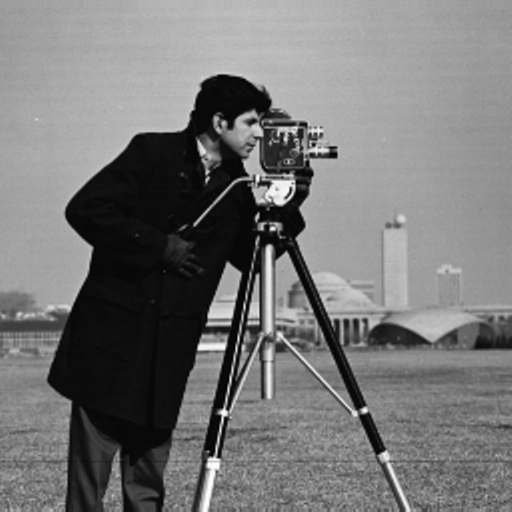
#> input picture Workshop-1/cameraman.png, 512 x 512 px
$ jupyter execute --allow-errors Workshop_1.ipynb
#> lines starting #> are read from the running program, lines starting #| are printed output that depends on the picture; after the words box and inside, x2 and y2 are one past the last pixel; in counts of white or black regions, pixels touching at a corner belong together
# Getting Started with Image Processing with Python.

[cell 1]
from PIL import Image
import numpy as np
import matplotlib.pyplot as plt

## Exercise - 1

[cell 2]
#Import the image
image_path = "Lenna.png"
#> (the rest of this cell did not finish here and is left out)

#> (a cell that did not finish here is left out)

#> (a cell that did not finish here is left out)

#> (a cell that did not finish here is left out)

## Exercise - 2

[cell 6]
#Import the image
image2_path = "cameraman.png"
#> image2_path = 'cameraman.png'
gray_image = Image.open(image2_path)
#> gray_image is the input picture: PIL image 512x512 L; min 0, max 255, mean 118.3

# Dsiplay the image
plt.imshow(gray_image)
plt.axis("off")
plt.title("Original Image")
plt.show()

[cell 7]
# Convert image to NumPy array
gray_array = np.array(gray_image)

# Get image dimensions
height, width = gray_array.shape
#> height = 512; width = 512

# Extract middle 150 pixels
start = (width // 2) - 75  # Finding center section
#> start = 181
display_section = gray_array[:, start:start+150]
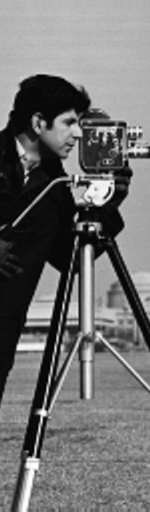
#> display_section: shape (512, 150); min 0, max 255, mean 112

# Display the extracted section
plt.imshow(display_section, cmap='gray')
plt.axis("off")
plt.title("Middle 150-Pixel Section")
plt.show()

[cell 8]
# Apply threshold: Set pixels < 100 to 0, others to 255
binary_image = np.where(gray_array < 100, 0, 255).astype(np.uint8)
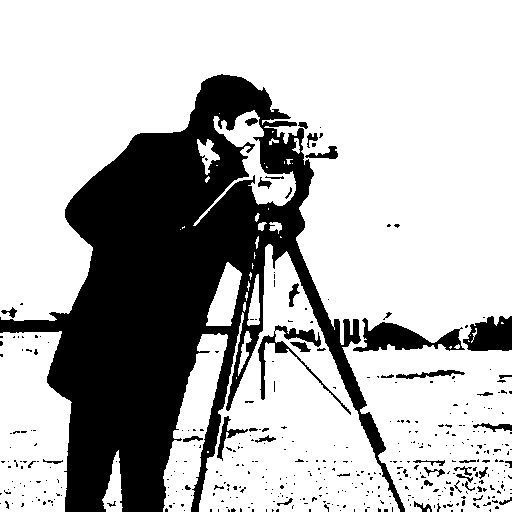
#> binary_image: shape (512, 512); 71.7% white; 410 black regions (365 under 20 px), largest, box (x1, y1, x2, y2) and area: (0, 74, 405, 512) 65772, (353, 318, 465, 352) 1736, (463, 316, 512, 351) 1280

# Display binary image
plt.figure(figsize=(6,6))
plt.imshow(binary_image, cmap='gray')
plt.axis("off")
plt.title("Binary Image (Threshold Applied)")
plt.show()

[cell 9]
# Rotate 90 degrees clockwise
rotated_image = np.rot90(gray_array, k=3)
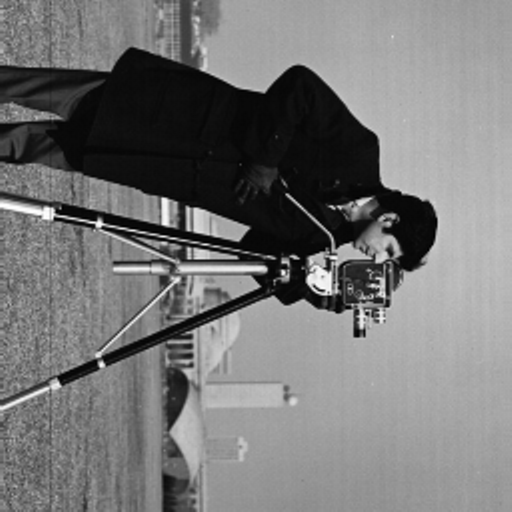
#> rotated_image: shape (512, 512); min 0, max 255, mean 118.3

# Display rotated image
plt.figure(figsize=(6,6))
plt.imshow(rotated_image, cmap='gray')
plt.axis("off")
plt.title("Rotated Image (90° Clockwise)")
plt.show()

[cell 10]
# Convert grayscale to RGB by replicating grayscale values across R, G, B channels
rgb_image = np.stack([gray_array]*3, axis=-1)

# Display RGB image
plt.figure(figsize=(6,6))
plt.imshow(rgb_image)
plt.axis("off")
plt.title("Grayscale Converted to RGB")
plt.show()

# Image Compression and Decompression using PCA

[cell 11]
# Load and convert image to grayscale
image = Image.open("dog.png").convert("L")  # Convert to grayscale
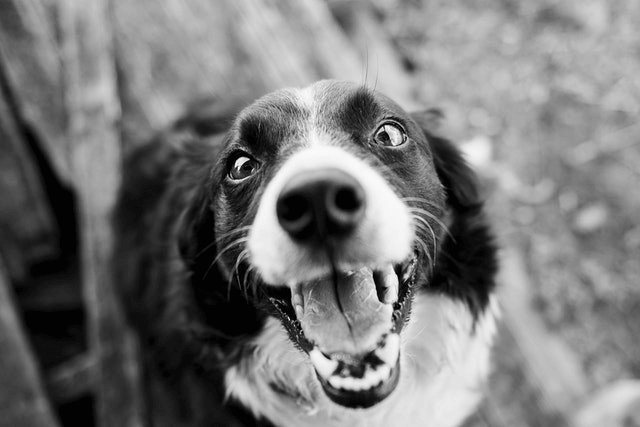
#> input picture Workshop-1/dog.png, 640 x 427 px
img_array = np.array(image, dtype=np.float64)  # Convert to NumPy array

# Standardize data by centering (zero mean)
mean_val = np.mean(img_array, axis=0)
#> mean_val = 640 values, max 188 at index 390, min 56.52 at index 57, mean 120.6
std_data = img_array - mean_val
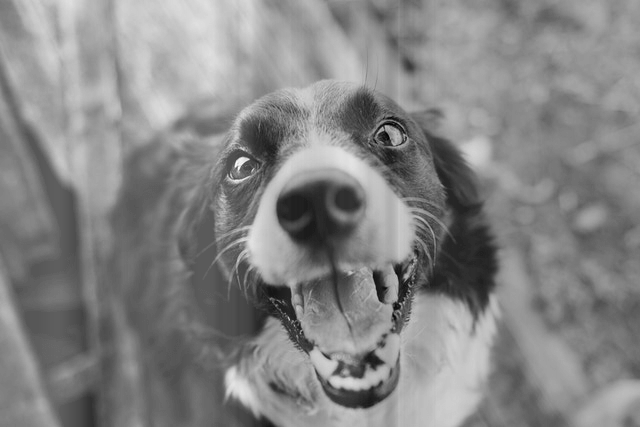
#> std_data: shape (427, 640) float64; min -185.9, max 168.6, mean 0; drawn with min black and max white

# Compute Covariance Matrix
cov_matrix = np.cov(std_data, rowvar=False)
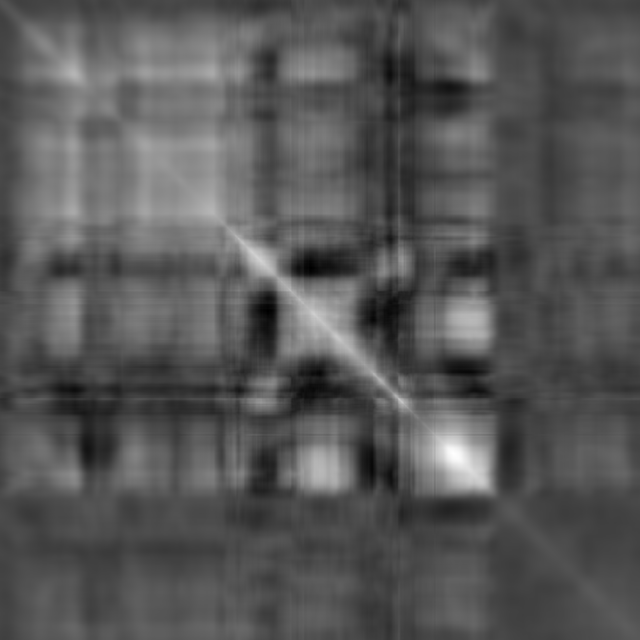
#> cov_matrix: shape (640, 640) float64; min -2794.5, max 7558, mean 750.3; drawn with min black and max white

# Eigen decomposition
eigenvalues, eigenvectors = np.linalg.eigh(cov_matrix)
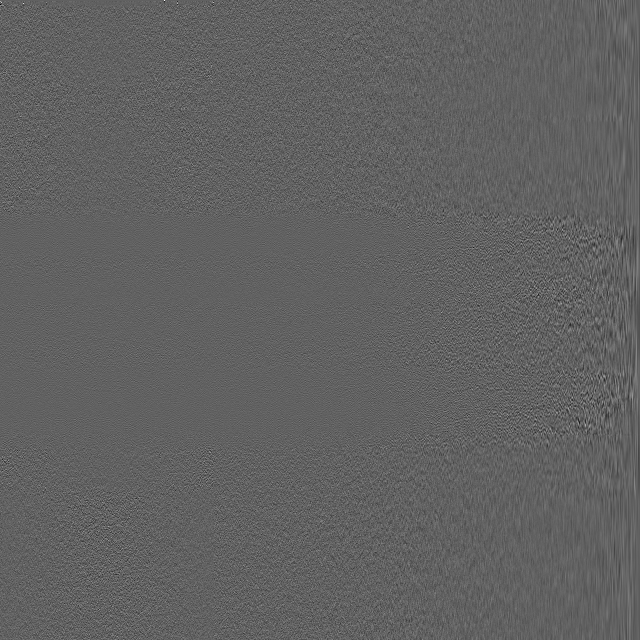
#> eigenvectors: shape (640, 640) float64; min -0.363, max 0.583, mean 2.56e-05; drawn with min black and max white
#> eigenvalues = 640 values from -3.64e-11 to 748922.2

# Sort eigenvalues in descending order and get corresponding eigenvectors
sorted_indices = np.argsort(eigenvalues)[::-1]
#> sorted_indices = 640 values, max 639 at index 0, min 0 at index 639, mean 319.5
eigenvalues = eigenvalues[sorted_indices]
#> eigenvalues = 640 values, max 748922.2 at index 0, min -3.64e-11 at index 639, mean 3082.1
eigenvectors = eigenvectors[:, sorted_indices]

# Compute explained variance ratio
explained_variance_ratio = eigenvalues / np.sum(eigenvalues)
#> explained_variance_ratio = 640 values, max 0.38 at index 0, min -1.84e-17 at index 639, mean 0.00156
cumulative_variance = np.cumsum(explained_variance_ratio)
#> cumulative_variance = 640 values from 0.38 to 1

# Plot cumulative variance to determine number of components
plt.figure(figsize=(8, 5))
plt.plot(cumulative_variance, marker='o', linestyle='-')
plt.xlabel('Number of Principal Components')
plt.ylabel('Cumulative Explained Variance')
plt.title('Explained Variance vs Number of Principal Components')
plt.grid()
plt.show()
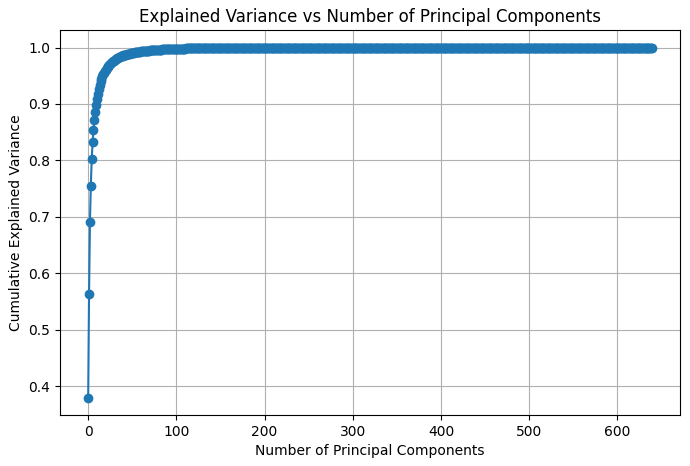
#> figure drawn by matplotlib, 1 panel; curve peaks at x = 425, y = 1

# Function to reconstruct image with k principal components
def reconstruct_image(k):
    top_eigenvectors = eigenvectors[:, :k]  # Select top k eigenvectors
    reduced_data = np.dot(std_data, top_eigenvectors)  # Transform to lower dimension
    reconstructed_img = np.dot(reduced_data, top_eigenvectors.T) + mean_val  # Reconstruct
    return np.clip(reconstructed_img, 0, 255)  # Ensure pixel values are in range

# Experiment with different k values
k_values = [10, 20, 50, 100, 150]  # Different number of principal components
fig, axes = plt.subplots(1, len(k_values) + 1, figsize=(15, 5))  # 1 extra for original image

# Original image
axes[0].imshow(img_array, cmap='gray')
axes[0].set_title("Original Image")
axes[0].axis('off')

# Reconstructed images
for i, k in enumerate(k_values):
    reconstructed = reconstruct_image(k)
    axes[i+1].imshow(reconstructed, cmap='gray')  # Start from index 1
    axes[i+1].set_title(f"k={k}")
    axes[i+1].axis('off')
#> this loop made 5 passes
#> pass 1, `reconstructed = reconstruct_image(k)`:
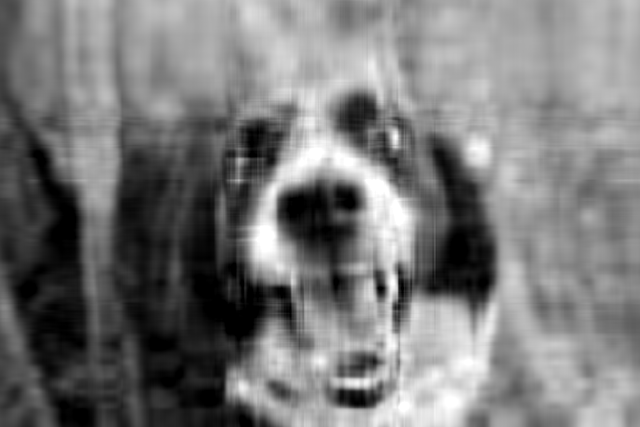
#> reconstructed: shape (427, 640) float64; min 0, max 255, mean 120.7

plt.tight_layout()
plt.show()
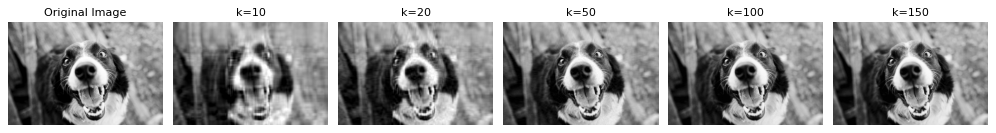
#> figure drawn by matplotlib, 6 panels

[cell 12]
# Define explained variance thresholds
variance_thresholds = [0.50, 0.75, 0.90, 0.99]

# Find the number of principal components required to reach each threshold
k_values = [np.argmax(cumulative_variance >= threshold) + 1 for threshold in variance_thresholds]
#> k_values = [2, 4, 11, 51]

print(f"Number of Principal Components for Variance Levels:")
for v, k in zip(variance_thresholds, k_values):
    print(f"{v*100:.0f}% variance -> {k} components")
#> this loop made 4 passes
#> (v, k) on passes 1 to 4: (0.5, 2), (0.75, 4), (0.9, 11), (0.99, 51)
#| 50% variance -> 2 components
#| 75% variance -> 4 components
#| 90% variance -> 11 components
#| 99% variance -> 51 components
